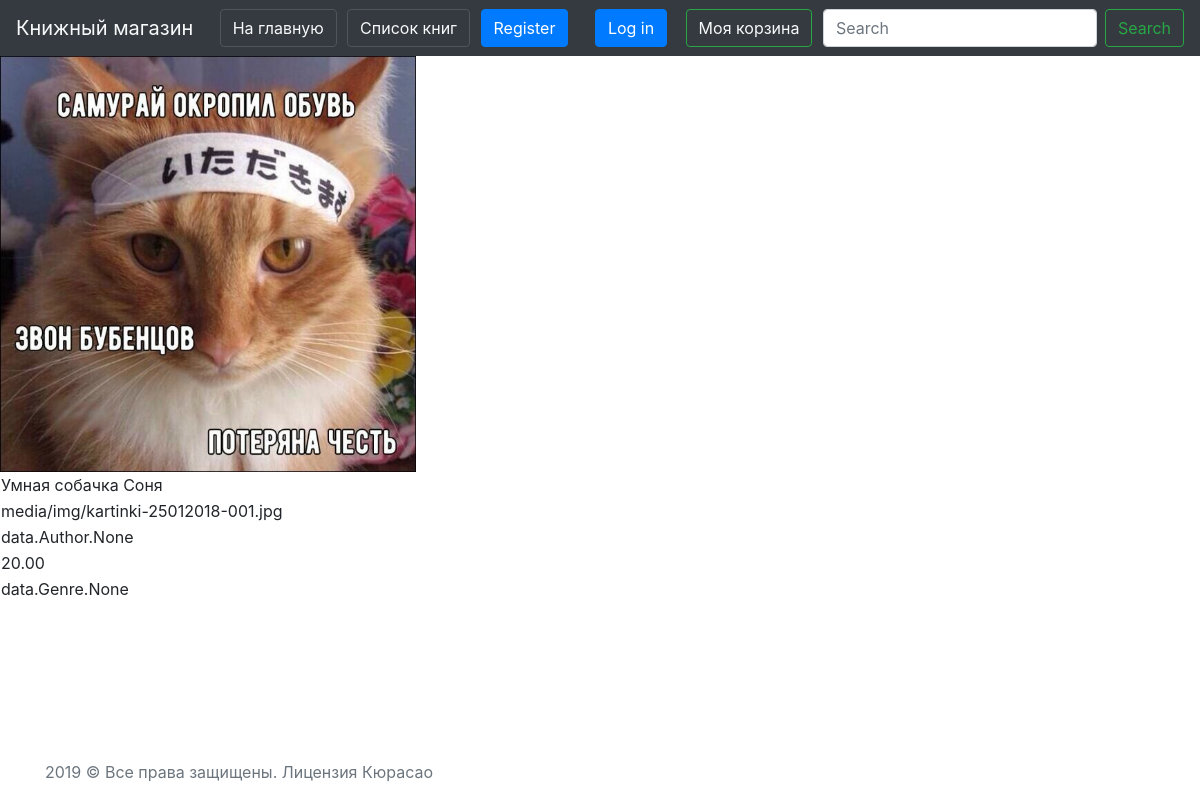
The page /books/2 on the database its author committed.
### books/models.py (models this page shows, shortened)
class Book(models.Model):
    name = models.CharField(
        "Название",
        null=False,
        blank=False,
        max_length=200)
    image = models.ImageField(
        "Обложка",
        upload_to='media/img/',
        null=True,
        blank=True)
    author = models.ManyToManyField(
        "data.Author",
        related_name="books",
        verbose_name="Автор")
    price = models.DecimalField(
        "Цена",
        max_digits=5,
        decimal_places=2)
    serie = models.ForeignKey(
        "data.Series",
        related_name="books",
        verbose_name="Серия",
        null=True,
        blank=True,
        on_delete=models.CASCADE)
    genre = models.ManyToManyField(
        "data.Genre",
        related_name="books",
        blank=True,
        verbose_name="Жанр")
    year = models.PositiveSmallIntegerField(
        "Год издания",
        null=True,
        blank=True)
    page = models.PositiveSmallIntegerField(
        "Количество страниц",
        null=True,
        blank=True)
    bind = models.ForeignKey(
        "data.Binding",
        verbose_name="Переплет",
        null=True,
        blank=True,
        on_delete=models.CASCADE)
    book_format = models.ForeignKey(
        "data.BookFormat",
        verbose_name="Формат",
        null=True,
        blank=True,
        on_delete=models.CASCADE)
    isbn = models.CharField(
        "ISBN",
        default="0",
        unique=True,
        max_length=20)
    weight = models.PositiveSmallIntegerField(
        "Вес, гр",
        null=True,
        blank=True, )
    age_limit = models.PositiveSmallIntegerField(
        "Возрастные ограничения",
        null=True,
        blank=True,)
    publish = models.ForeignKey(
        "data.Publish",
        verbose_name="Издательство",
        null=True,
        blank=True,
        on_delete=models.CASCADE)
    book_amount = models.PositiveIntegerField(
        "Кол-во книг в наличии",
        default=0)
    available = models.BooleanField(
        "Доступна для заказа",
        default=True)
    rate = models.FloatField(
        "Рейтинг",
        default=0)
    created_day = models.DateTimeField(
        "Дата внесения в каталог",
        auto_now=False,
        auto_now_add=True)
    updated_date = models.DateTimeField(
        "Дата последнего изменения",
        auto_now=True,
        auto_now_add=False)
    class Meta:
        verbose_name = 'Книга'
        verbose_name_plural = 'Книги'
        permissions = [('edit', 'for Managers'),]

### books/views.py (the view)
# urls.py: path('<int:pk>', BookDetailView.as_view(), name='book-detail-view'),
class BookDetailView(DetailView):
    model = Book

### books/templates/books/book_detail.html (shortened to what this page needs)
{% extends "base.html" %}
{% block content %}
<table>
<tr>
    <td>{{ object.name }}</td>
</tr>
<tr>
    <img src="{{ object.image.url }}" style="width: 26rem;" alt="Картинка не загрузилась"></img>
    <td>{{ object.image }}</td>
</tr>
<tr>
    <td>{{ object.author }}</td>
</tr>
<tr>
    <td>{{ object.price }}</td>
</tr>
<tr>
    <td>{{ object.genre }}</td>
</tr>
</table>
{% endblock %}

### rows shown on the page
Book: name "Умная собачка Соня", image (picture), image "media/img/kartinki-25012018-001.jpg", author "data.Author.None", price "20.00", genre "data.Genre.None"
